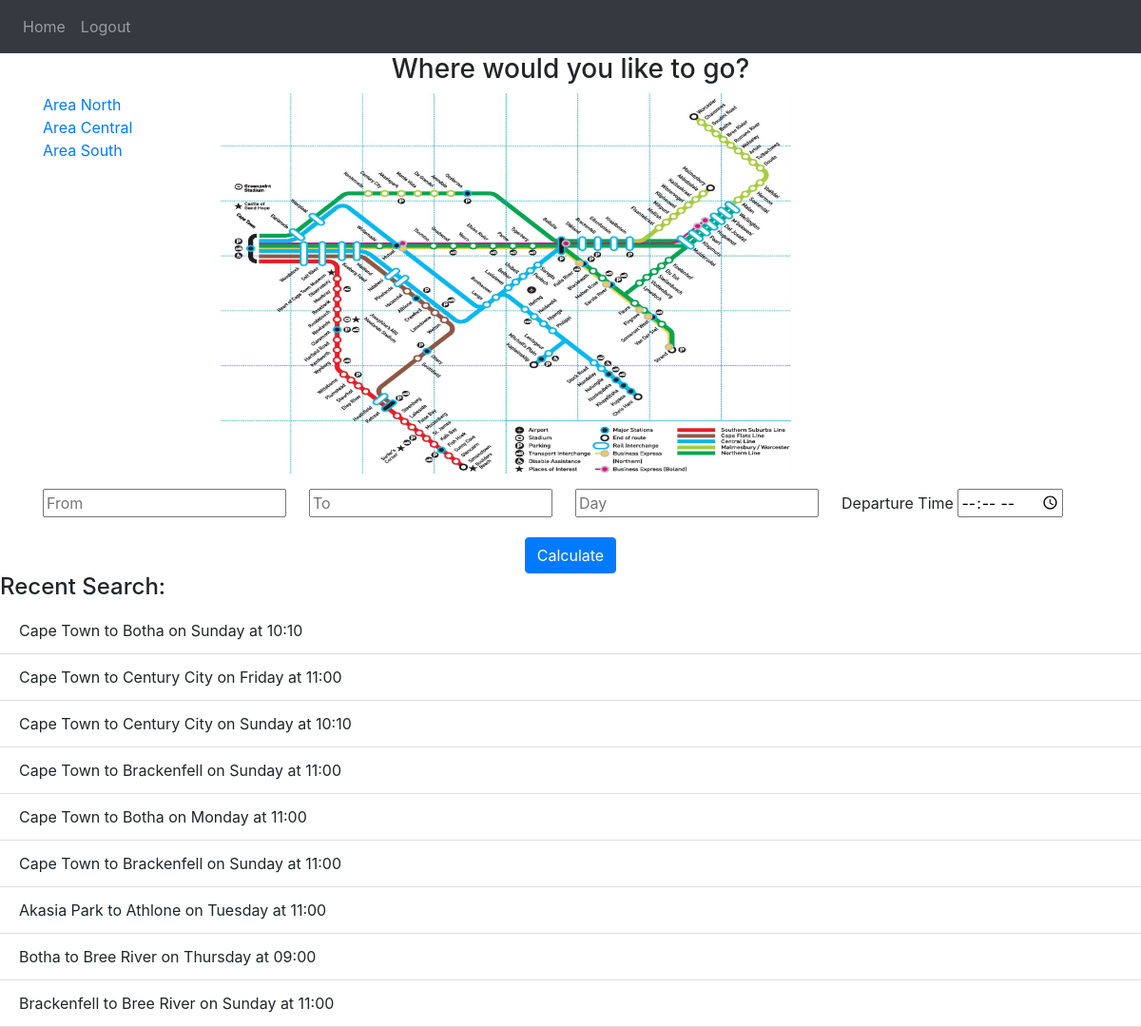
/ (signed in), run on an earlier commit of the app's database.
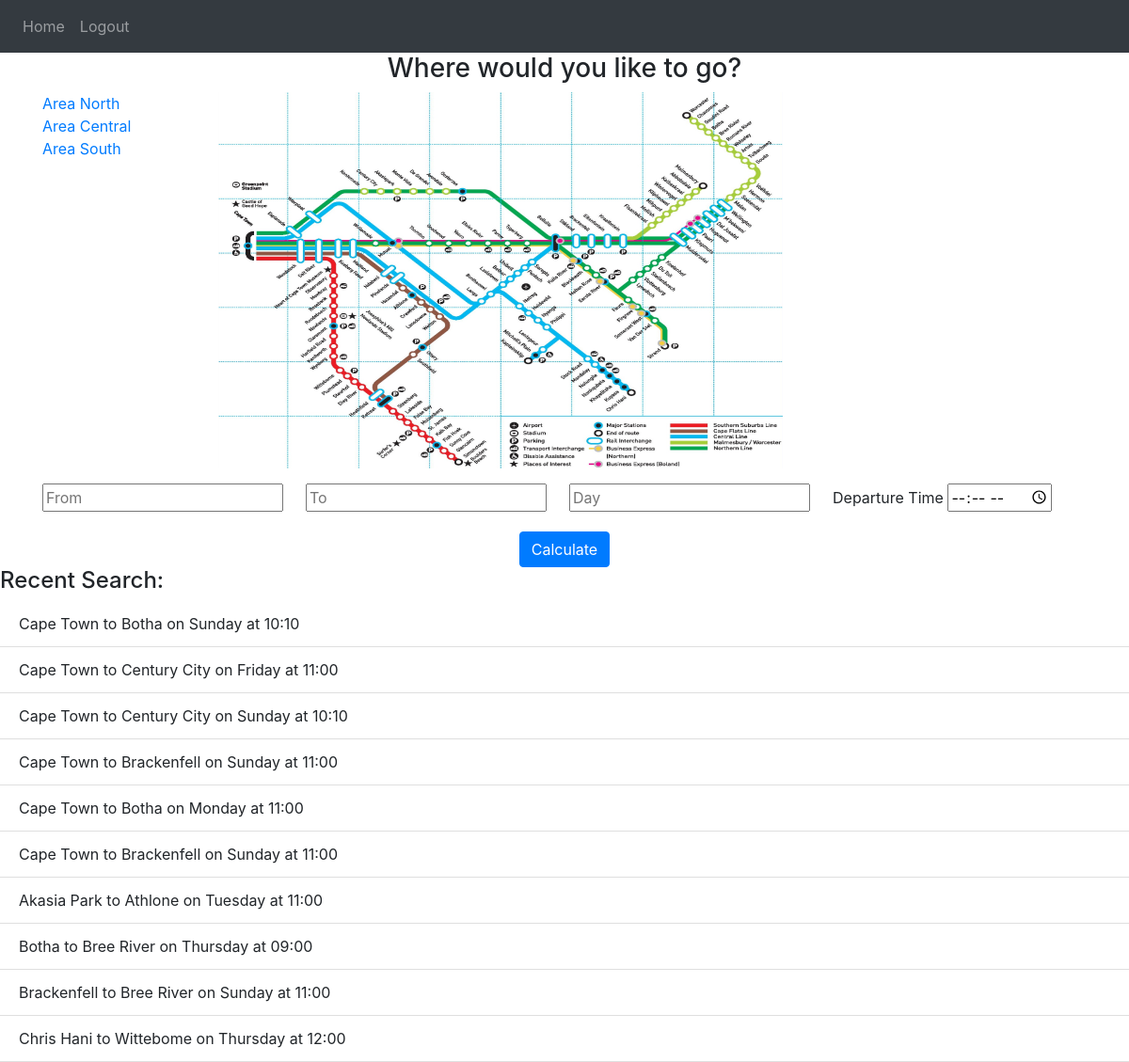
And on a later commit of the database.
### website/models.py (models this page shows)
class Trip(db.Model):
    id = db.Column(db.Integer, primary_key=True)
    departureStation = db.Column(db.String(150))
    destinationStation = db.Column(db.String(150))
    day = db.Column(db.String(150))
    time = db.Column(db.String(150))
    user_id = db.Column(db.Integer, db.ForeignKey('user.id'))

### website/views.py (the view, shortened to what this page needs)
@views.route('/', methods=['GET', 'POST'])
def home():
    stations = [r.stationName for r in Station.query.order_by(Station.stationName).all()]
    shortestRoute.clear()
    otherRoutes.clear()
    return render_template("home.html", user = current_user, stations = stations, days = days)

### website/__init__.py (called while the page is built)
def create_app():
    app = Flask(__name__)
    app.config['SECRET_KEY'] = 'a'
    app.config['SQLALCHEMY_DATABASE_URI'] = f'sqlite:///{DB_NAME}'
    db.init_app(app)
    from .views import views
    from .auth import auth
    app.register_blueprint(views, url_prefix='/')
    app.register_blueprint(auth, url_prefix='/')
    from .models import User
    login_manager = LoginManager()
    login_manager.login_view = 'auth.login'
    login_manager.init_app(app)
    @login_manager.user_loader
    def load_user(id):
        return User.query.get(int(id))
    return app

### website/templates/home.html (shortened to what this page needs)
{% extends "base.html" %} {% block title %}Cape Town Train Express{% endblock %} {% block content
%}
<h3 align="center">Where would you like to go?</h3>
<div class="form-row">
    <div class="form-group col-md-2"><p><a href="../static/Area North.pdf" target="_blank">Area North</a><br>
    <a href="../static/Area Central.pdf" target="_blank">Area Central</a><br>
    <a href="../static/Area South.pdf" target="_blank">Area South</a>
    </p>
    </div>
    <div class="form-group col-md-8">
      <img src="../static/cape-town-rail-map.jpg" alt="Train Route Map" style="width:600px;height:400px;">
    </div>
  </div>
  <form method="POST">
    <div class = "form-row">
      <div class="form-group col">
      <input list="stations1" name="departureStation" id="departureStation", placeholder="From" autocomplete="on">
      </div>
      <div class="form-group col">
        <input list="stations2" name="destinationStation" id="destinationStation", placeholder="To">
      </div>
      <div class="form-group col">
        <input list="days" name="day" id="day", placeholder="Day">
      </div>
      <div class="form-group col">
        <label for="departureTime">Departure Time</label>
        <input
          type="time"
          class="form-time"
          id="departureTime"
          name="departureTime"
        />
      </div>
    </div>
  </div>
  <div align = "center">
    <button type="submit" class="btn btn-primary">Calculate</button>
  </div>
{% if user.is_authenticated %}
<h4>Recent Search:</h4>
<ul class="list-group list-group-flush" id="trips">
  {% for t in user.trips %}
  <li class="list-group-item">
    {{t.departureStation + " to " + t.destinationStation + " on " + t.day + " at " + t.time}}
  </li>
  {% endfor %}
</ul>
{% endif %}
{% endblock %}

### website/templates/base.html (shortened to what this page needs)
<!DOCTYPE html>
<html>
  <head>
    <link
      rel="stylesheet"
      href="https://stackpath.bootstrapcdn.com/bootstrap/4.4.1/css/bootstrap.min.css"
    />
    <link
      rel="stylesheet"
      href="https://stackpath.bootstrapcdn.com/font-awesome/4.7.0/css/font-awesome.min.css"
    />
  </head>
  <body>
    <nav class="navbar navbar-expand-lg navbar-dark bg-dark">
      <div class="collapse navbar-collapse" id="navbar">
        <div class="navbar-nav">
          <a class="nav-item nav-link" id="home" href="/">Home</a>
          {% if user.is_authenticated %}
          <a class="nav-item nav-link" id="logout" href="/logout">Logout</a>
          {% else %}
          <a class="nav-item nav-link" id="login" href="/login">Login</a>
          <a class="nav-item nav-link" id="signUp" href="/sign-up">Sign Up</a>
          {% endif %}
        </div>
      </div>
    </nav>
    <div class="container">{% block content %} {% endblock %}</div>
  </body>
</html>

What changed in the data, as far as the page shows it:
added Trip: departureStation+destinationStation+day "Chris Hani to Wittebome on Thursday at 12:00"
